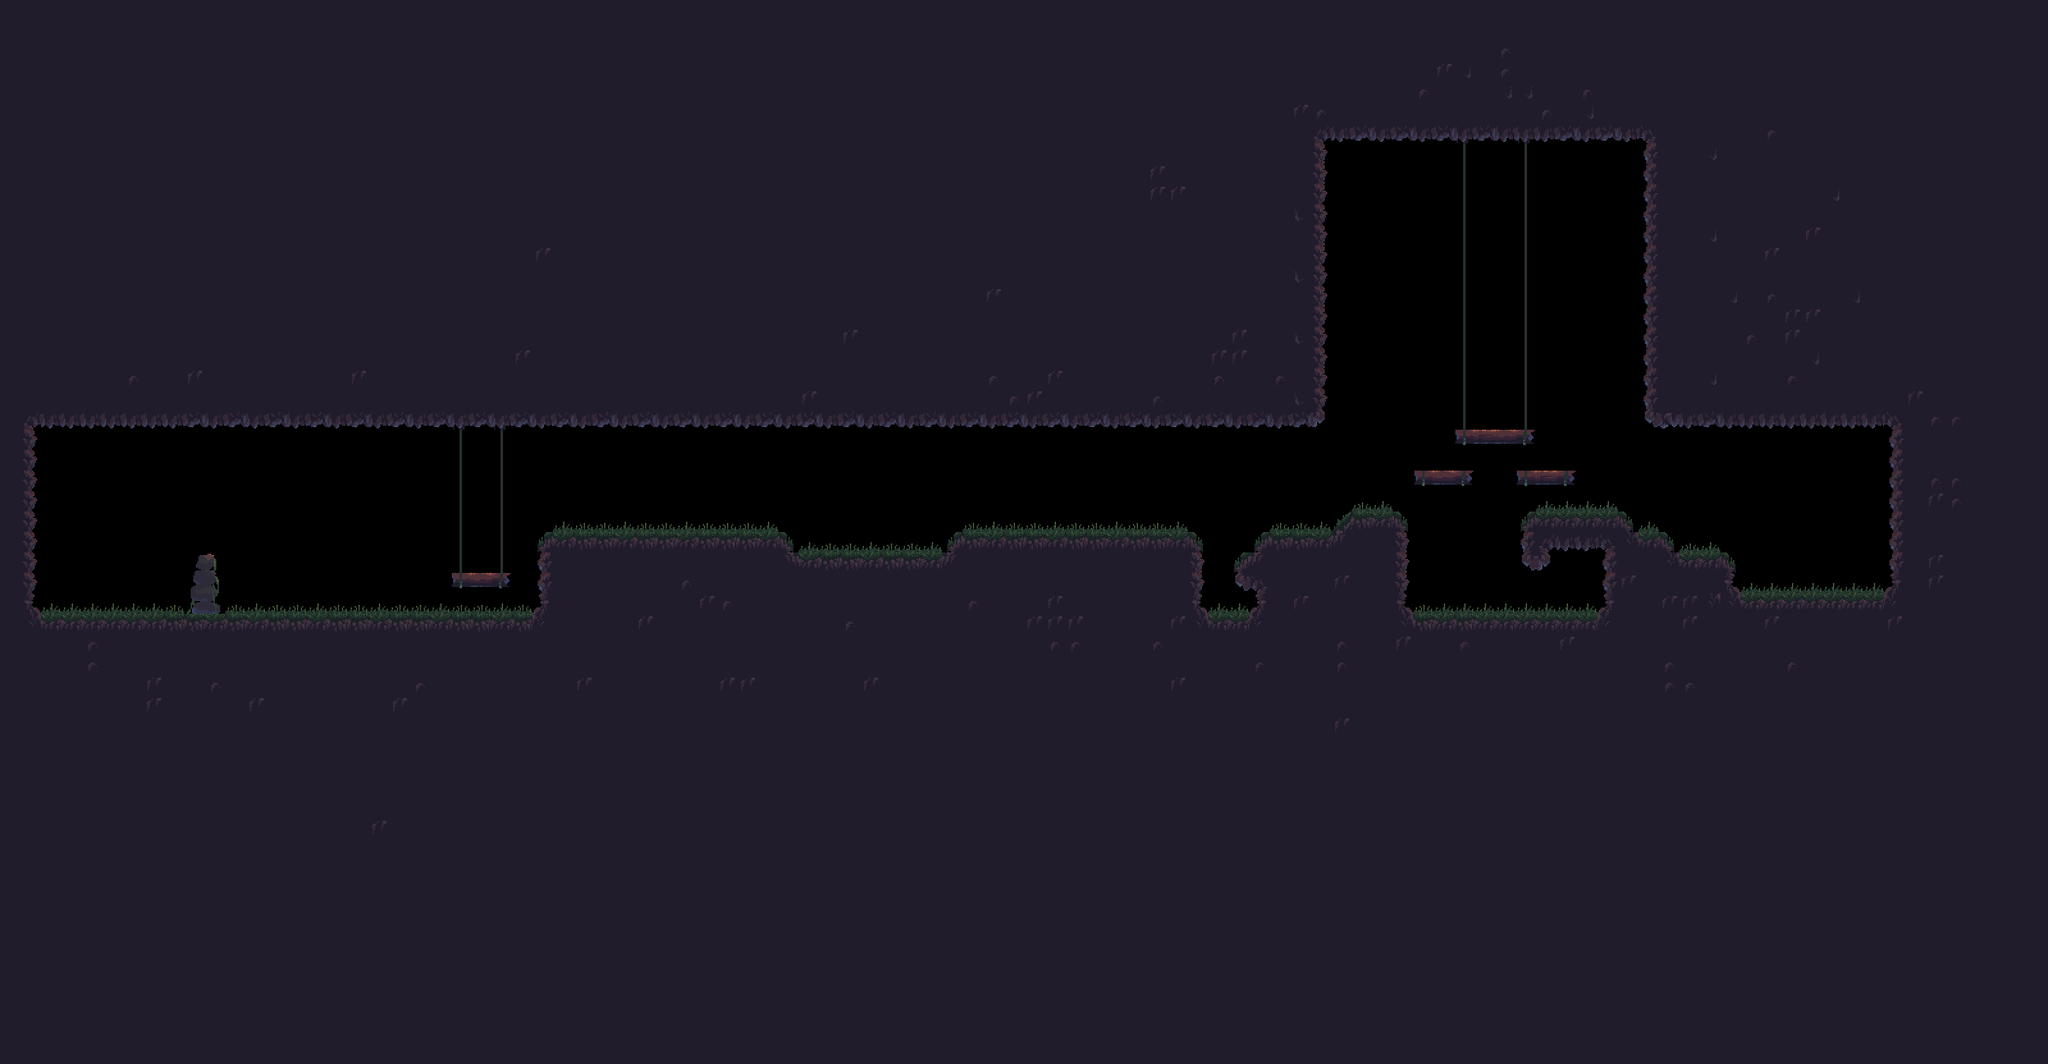

This is a level from a 2D game, rendered from its Tiled map with the project's own tilesets. A one-line summary and the map file follow, with tile-layer data summarised:
An orthogonal 100x52 tile map with 32x32 px tiles, 1 tile layer (Capa de patrones 1) and 40 objects (30x Ground, 4x Lamp, Sanctuary, Grass, Ott, ...).

<map version="1.9" tiledversion="1.9.2" orientation="orthogonal" renderorder="right-down" width="100" height="52" tilewidth="32" tileheight="32" infinite="0" nextlayerid="6" nextobjectid="94">
 <tileset firstgid="1" name="EarthMapTileset" tilewidth="32" tileheight="32" tilecount="680" columns="20">
  <image source="../images/levels/tilesetlevel1.png" width="640" height="1088" />
 </tileset>
 <layer id="1" name="Capa de patrones 1" width="100" height="52">
  <data>[5200 cells, 4531 non-empty, 60 distinct tile ids]</data>
 </layer>
 <objectgroup id="2" name="Colisiones">
  <object id="3" class="Ground" x="256" y="192" width="1792" height="448" />
  <object id="5" class="Ground" x="1952" y="64" width="704" height="128" />
  <object id="6" class="Ground" x="2592" y="192" width="416" height="448" />
  <object id="12" class="Ground" x="2944" y="640" width="64" height="320" />
  <object id="13" class="Ground" x="2720" y="928" width="224" height="32" />
  <object id="29" class="Ground" x="2176" y="960" width="350" height="32" />
  <object id="30" class="Ground" x="2112" y="800" width="96" height="160" />
  <object id="32" class="Ground" x="1984" y="832" width="128" height="64" />
  <object id="33" class="Ground" x="1952" y="917.667" width="64" height="74.3333" />
  <object id="34" class="Ground" x="1888" y="960" width="64" height="32" />
  <object id="37" class="Ground" x="1472" y="832" width="415" height="160" />
  <object id="39" class="Ground" x="1248" y="864" width="224" height="128" />
  <object id="42" class="Ground" x="839.333" y="832" width="408.667" height="160" />
  <object id="43" class="Ground" x="66" y="960" width="772.667" height="32" />
  <object id="44" class="Ground" x="4" y="640" width="61" height="352" />
  <object id="46" class="Ground" x="34" y="576" width="222" height="64" />
  <object id="49" class="Ground" x="2272" y="672" width="128.333" height="10" />
  <object id="50" class="Ground" x="2208" y="736" width="93.3333" height="9" />
  <object id="51" class="Ground" x="2368" y="736" width="94.3333" height="12.6667" />
  <object id="52" class="Ground" x="704" y="896" width="95.6667" height="16.3333" />
  <object id="77" class="Ground" x="2496" y="832" width="64" height="128" />
  <object id="79" class="Ground" x="2381.33" y="802.667" width="38.6667" height="78.6667" />
  <object id="82" class="Ground" x="2417.33" y="804.667" width="108" height="40.6667" />
  <object id="83" class="Ground" x="2525.33" y="809.333" width="30" height="21.3333" />
  <object id="87" class="Ground" x="2559.33" y="832" width="33.3333" height="62" />
  <object id="88" class="Ground" x="2594" y="852" width="30" height="44" />
  <object id="89" class="Ground" x="2624" y="865" width="65.5" height="29.5" />
  <object id="90" class="Ground" x="2690" y="866.5" width="30.5" height="94" />
  <object id="92" class="Ground" x="1933.25" y="864.25" width="51" height="51.25" />
  <object id="93" class="Ground" x="1957.33" y="838" width="27.3333" height="24" />
 </objectgroup>
 <objectgroup id="3" name="Objetos Interactuables">
  <object id="54" name="lamp1" class="Lamp" x="1024" y="832" width="32" />
  <object id="55" name="lamp1" class="Lamp" x="1664" y="832" width="32" />
  <object id="57" name="Santuario" class="Sanctuary" x="1344" y="864" width="32" />
  <object id="59" name="Enredadera" class="Grass" x="1888" y="960" width="32" />
  <object id="63" name="lamp2" class="Lamp" x="2336" y="672" width="32" />
  <object id="64" name="lamp2" class="Lamp" x="2880" y="928" width="32" />
 </objectgroup>
 <objectgroup id="5" name="Ott">
  <object id="74" name="Ott" class="Ott" x="160" y="958.667" width="32" />
 </objectgroup>
 <objectgroup id="4" name="Enemigos" visible="0">
  <object id="67" name="2" class="Melee" x="575.333" y="959.816" width="33.32" height="-4.26326e-14" />
  <object id="69" name="1" class="Mushroom" x="1760" y="832" width="32" />
  <object id="72" name="3" class="Slime" x="2752" y="928" width="32" />
 </objectgroup>
</map>
